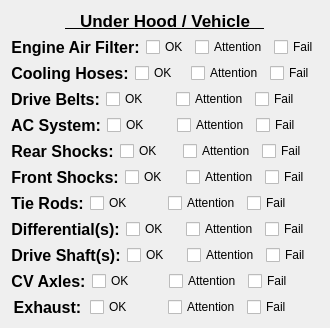
        <widget class="QFrame" name="under_hood_frame">
         <property name="frameShape">
          <enum>QFrame::NoFrame</enum>
         </property>
         <property name="frameShadow">
          <enum>QFrame::Raised</enum>
         </property>
         <layout class="QGridLayout" name="gridLayout_6">
          <item row="0" column="0">
           <widget class="QLabel" name="under_hood_label">
            <property name="font">
             <font>
              <pointsize>13</pointsize>
              <bold>true</bold>
              <underline>true</underline>
             </font>
            </property>
            <property name="text">
             <string>   Under Hood / Vehicle   </string>
            </property>
            <property name="alignment">
             <set>Qt::AlignCenter</set>
            </property>
           </widget>
          </item>
          <item row="1" column="0">
           <layout class="QHBoxLayout" name="horizontalLayout_21">
            <item>
             <widget class="QLabel" name="engine_filter_label">
              <property name="font">
               <font>
                <pointsize>12</pointsize>
                <bold>true</bold>
               </font>
              </property>
              <property name="text">
               <string>Engine Air Filter:</string>
              </property>
              <property name="alignment">
               <set>Qt::AlignCenter</set>
              </property>
             </widget>
            </item>
            <item>
             <widget class="QCheckBox" name="engine_filter_ok">
              <property name="text">
               <string>OK</string>
              </property>
              <attribute name="buttonGroup">
               <string notr="true">buttonGroup_18</string>
              </attribute>
             </widget>
            </item>
            <item>
             <widget class="QCheckBox" name="engine_filter_attention">
              <property name="text">
               <string>Attention</string>
              </property>
              <attribute name="buttonGroup">
               <string notr="true">buttonGroup_18</string>
              </attribute>
             </widget>
            </item>
            <item>
             <widget class="QCheckBox" name="engine_filter_fail">
              <property name="text">
               <string>Fail</string>
              </property>
              <attribute name="buttonGroup">
               <string notr="true">buttonGroup_18</string>
              </attribute>
             </widget>
            </item>
           </layout>
          </item>
          <item row="2" column="0">
           <layout class="QHBoxLayout" name="horizontalLayout_22">
            <item>
             <widget class="QLabel" name="cooling_hoses_label">
              <property name="font">
               <font>
                <pointsize>12</pointsize>
                <bold>true</bold>
               </font>
              </property>
              <property name="text">
               <string>Cooling Hoses:</string>
              </property>
              <property name="alignment">
               <set>Qt::AlignCenter</set>
              </property>
             </widget>
            </item>
            <item>
             <widget class="QCheckBox" name="cooling_hose_ok">
              <property name="text">
               <string>OK</string>
              </property>
              <attribute name="buttonGroup">
               <string notr="true">buttonGroup_19</string>
              </attribute>
             </widget>
            </item>
            <item>
             <widget class="QCheckBox" name="cooling_hose_attention">
              <property name="text">
               <string>Attention</string>
              </property>
              <attribute name="buttonGroup">
               <string notr="true">buttonGroup_19</string>
              </attribute>
             </widget>
            </item>
            <item>
             <widget class="QCheckBox" name="cooling_hose_fail">
              <property name="text">
               <string>Fail</string>
              </property>
              <attribute name="buttonGroup">
               <string notr="true">buttonGroup_19</string>
              </attribute>
             </widget>
            </item>
           </layout>
          </item>
          <item row="3" column="0">
           <layout class="QHBoxLayout" name="horizontalLayout_23">
            <item>
             <widget class="QLabel" name="drive_belts_label">
              <property name="font">
               <font>
                <pointsize>12</pointsize>
                <bold>true</bold>
               </font>
              </property>
              <property name="text">
               <string>Drive Belts:</string>
              </property>
              <property name="alignment">
               <set>Qt::AlignCenter</set>
              </property>
             </widget>
            </item>
            <item>
             <widget class="QCheckBox" name="drive_belts_ok">
              <property name="text">
               <string>OK</string>
              </property>
              <attribute name="buttonGroup">
               <string notr="true">buttonGroup_20</string>
              </attribute>
             </widget>
            </item>
            <item>
             <widget class="QCheckBox" name="drive_belts_attention">
              <property name="text">
               <string>Attention</string>
              </property>
              <attribute name="buttonGroup">
               <string notr="true">buttonGroup_20</string>
              </attribute>
             </widget>
            </item>
            <item>
             <widget class="QCheckBox" name="drive_belts_fail">
              <property name="text">
               <string>Fail</string>
              </property>
              <attribute name="buttonGroup">
               <string notr="true">buttonGroup_20</string>
              </attribute>
             </widget>
            </item>
           </layout>
          </item>
          <item row="4" column="0">
           <layout class="QHBoxLayout" name="horizontalLayout_24">
            <item>
             <widget class="QLabel" name="ac_system_label">
              <property name="font">
               <font>
                <pointsize>12</pointsize>
                <bold>true</bold>
               </font>
              </property>
              <property name="text">
               <string>AC System:</string>
              </property>
              <property name="alignment">
               <set>Qt::AlignCenter</set>
              </property>
             </widget>
            </item>
            <item>
             <widget class="QCheckBox" name="ac_system_ok">
              <property name="text">
               <string>OK</string>
              </property>
              <attribute name="buttonGroup">
               <string notr="true">buttonGroup_21</string>
              </attribute>
             </widget>
            </item>
            <item>
             <widget class="QCheckBox" name="ac_system_attention">
              <property name="text">
               <string>Attention</string>
              </property>
              <attribute name="buttonGroup">
               <string notr="true">buttonGroup_21</string>
              </attribute>
             </widget>
            </item>
            <item>
             <widget class="QCheckBox" name="ac_system_fail">
              <property name="text">
               <string>Fail</string>
              </property>
              <attribute name="buttonGroup">
               <string notr="true">buttonGroup_21</string>
              </attribute>
             </widget>
            </item>
           </layout>
          </item>
          <item row="5" column="0">
           <layout class="QHBoxLayout" name="horizontalLayout_25">
            <item>
             <widget class="QLabel" name="rear_shocks_label">
              <property name="font">
               <font>
                <pointsize>12</pointsize>
                <bold>true</bold>
               </font>
              </property>
              <property name="text">
               <string>Rear Shocks:</string>
              </property>
              <property name="alignment">
               <set>Qt::AlignCenter</set>
              </property>
             </widget>
            </item>
            <item>
             <widget class="QCheckBox" name="rear_shocks_ok">
              <property name="text">
               <string>OK</string>
              </property>
              <attribute name="buttonGroup">
               <string notr="true">buttonGroup_22</string>
              </attribute>
             </widget>
            </item>
            <item>
             <widget class="QCheckBox" name="rear_shocks_attention">
              <property name="text">
               <string>Attention</string>
              </property>
              <attribute name="buttonGroup">
               <string notr="true">buttonGroup_22</string>
              </attribute>
             </widget>
            </item>
            <item>
             <widget class="QCheckBox" name="rear_shocks_fail">
              <property name="text">
               <string>Fail</string>
              </property>
              <attribute name="buttonGroup">
               <string notr="true">buttonGroup_22</string>
              </attribute>
             </widget>
            </item>
           </layout>
          </item>
          <item row="6" column="0">
           <layout class="QHBoxLayout" name="horizontalLayout_26">
            <item>
             <widget class="QLabel" name="front_shocks_label">
              <property name="font">
               <font>
                <pointsize>12</pointsize>
                <bold>true</bold>
               </font>
              </property>
              <property name="text">
               <string>Front Shocks:</string>
              </property>
              <property name="alignment">
               <set>Qt::AlignCenter</set>
              </property>
             </widget>
            </item>
            <item>
             <widget class="QCheckBox" name="front_shocks_ok">
              <property name="text">
               <string>OK</string>
              </property>
              <attribute name="buttonGroup">
               <string notr="true">buttonGroup_23</string>
              </attribute>
             </widget>
            </item>
            <item>
             <widget class="QCheckBox" name="front_shocks_attention">
              <property name="text">
               <string>Attention</string>
              </property>
              <attribute name="buttonGroup">
               <string notr="true">buttonGroup_23</string>
              </attribute>
             </widget>
            </item>
            <item>
             <widget class="QCheckBox" name="front_shocks_fail">
              <property name="text">
               <string>Fail</string>
              </property>
              <attribute name="buttonGroup">
               <string notr="true">buttonGroup_23</string>
              </attribute>
             </widget>
            </item>
           </layout>
          </item>
          <item row="7" column="0">
           <layout class="QHBoxLayout" name="horizontalLayout_27">
            <item>
             <widget class="QLabel" name="tie_rods_label">
              <property name="font">
               <font>
                <pointsize>12</pointsize>
                <bold>true</bold>
               </font>
              </property>
              <property name="text">
               <string>Tie Rods:</string>
              </property>
              <property name="alignment">
               <set>Qt::AlignCenter</set>
              </property>
             </widget>
            </item>
            <item>
             <widget class="QCheckBox" name="tie_rods_ok">
              <property name="text">
               <string>OK</string>
              </property>
              <attribute name="buttonGroup">
               <string notr="true">buttonGroup_24</string>
              </attribute>
             </widget>
            </item>
            <item>
             <widget class="QCheckBox" name="tie_rods_attention">
              <property name="text">
               <string>Attention</string>
              </property>
              <attribute name="buttonGroup">
               <string notr="true">buttonGroup_24</string>
              </attribute>
             </widget>
            </item>
            <item>
             <widget class="QCheckBox" name="tie_rods_fail">
              <property name="text">
               <string>Fail</string>
              </property>
              <attribute name="buttonGroup">
               <string notr="true">buttonGroup_24</string>
              </attribute>
             </widget>
            </item>
           </layout>
          </item>
          <item row="8" column="0">
           <layout class="QHBoxLayout" name="horizontalLayout_28">
            <item>
             <widget class="QLabel" name="differentials_label">
              <property name="font">
               <font>
                <pointsize>12</pointsize>
                <bold>true</bold>
               </font>
              </property>
              <property name="text">
               <string>Differential(s):</string>
              </property>
              <property name="alignment">
               <set>Qt::AlignCenter</set>
              </property>
             </widget>
            </item>
            <item>
             <widget class="QCheckBox" name="differentials_ok">
              <property name="text">
               <string>OK</string>
              </property>
              <attribute name="buttonGroup">
               <string notr="true">buttonGroup_25</string>
              </attribute>
             </widget>
            </item>
            <item>
             <widget class="QCheckBox" name="differentials_attention">
              <property name="text">
               <string>Attention</string>
              </property>
              <attribute name="buttonGroup">
               <string notr="true">buttonGroup_25</string>
              </attribute>
             </widget>
            </item>
            <item>
             <widget class="QCheckBox" name="differentials_fail">
              <property name="text">
               <string>Fail</string>
              </property>
              <attribute name="buttonGroup">
               <string notr="true">buttonGroup_25</string>
              </attribute>
             </widget>
            </item>
           </layout>
          </item>
          <item row="9" column="0">
           <layout class="QHBoxLayout" name="horizontalLayout_29">
            <item>
             <widget class="QLabel" name="drive_shafts_label">
              <property name="font">
               <font>
                <pointsize>12</pointsize>
                <bold>true</bold>
               </font>
              </property>
              <property name="text">
               <string>Drive Shaft(s):</string>
              </property>
              <property name="alignment">
               <set>Qt::AlignCenter</set>
              </property>
             </widget>
            </item>
            <item>
             <widget class="QCheckBox" name="drive_shafts_ok">
              <property name="text">
               <string>OK</string>
              </property>
              <attribute name="buttonGroup">
               <string notr="true">buttonGroup_26</string>
              </attribute>
             </widget>
            </item>
            <item>
             <widget class="QCheckBox" name="drive_shafts_attention">
              <property name="text">
               <string>Attention</string>
              </property>
              <attribute name="buttonGroup">
               <string notr="true">buttonGroup_26</string>
              </attribute>
             </widget>
            </item>
            <item>
             <widget class="QCheckBox" name="drive_shafts_fail">
              <property name="text">
               <string>Fail</string>
              </property>
              <attribute name="buttonGroup">
               <string notr="true">buttonGroup_26</string>
              </attribute>
             </widget>
            </item>
           </layout>
          </item>
          <item row="10" column="0">
           <layout class="QHBoxLayout" name="horizontalLayout_30">
            <item>
             <widget class="QLabel" name="cv_axles_label">
              <property name="font">
               <font>
                <pointsize>12</pointsize>
                <bold>true</bold>
               </font>
              </property>
              <property name="text">
               <string>CV Axles:</string>
              </property>
              <property name="alignment">
               <set>Qt::AlignCenter</set>
              </property>
             </widget>
            </item>
            <item>
             <widget class="QCheckBox" name="cv_axles_ok">
              <property name="text">
               <string>OK</string>
              </property>
              <attribute name="buttonGroup">
               <string notr="true">buttonGroup_27</string>
              </attribute>
             </widget>
            </item>
            <item>
             <widget class="QCheckBox" name="cv_axles_attention">
              <property name="text">
               <string>Attention</string>
              </property>
              <attribute name="buttonGroup">
               <string notr="true">buttonGroup_27</string>
              </attribute>
             </widget>
            </item>
            <item>
             <widget class="QCheckBox" name="cv_axles_fail">
              <property name="text">
               <string>Fail</string>
              </property>
              <attribute name="buttonGroup">
               <string notr="true">buttonGroup_27</string>
              </attribute>
             </widget>
            </item>
           </layout>
          </item>
          <item row="11" column="0">
           <layout class="QHBoxLayout" name="horizontalLayout_31">
            <item>
             <widget class="QLabel" name="exhaust_label">
              <property name="font">
               <font>
                <pointsize>12</pointsize>
                <bold>true</bold>
               </font>
              </property>
              <property name="text">
               <string>Exhaust:</string>
              </property>
              <property name="alignment">
               <set>Qt::AlignCenter</set>
              </property>
             </widget>
            </item>
            <item>
             <widget class="QCheckBox" name="exhaust_ok">
              <property name="text">
               <string>OK</string>
              </property>
              <attribute name="buttonGroup">
               <string notr="true">buttonGroup_28</string>
              </attribute>
             </widget>
            </item>
            <item>
             <widget class="QCheckBox" name="exhaust_attention">
              <property name="text">
               <string>Attention</string>
              </property>
              <attribute name="buttonGroup">
               <string notr="true">buttonGroup_28</string>
              </attribute>
             </widget>
            </item>
            <item>
             <widget class="QCheckBox" name="exhaust_fail">
              <property name="text">
               <string>Fail</string>
              </property>
              <attribute name="buttonGroup">
               <string notr="true">buttonGroup_28</string>
              </attribute>
             </widget>
            </item>
           </layout>
          </item>
         </layout>
        </widget>
